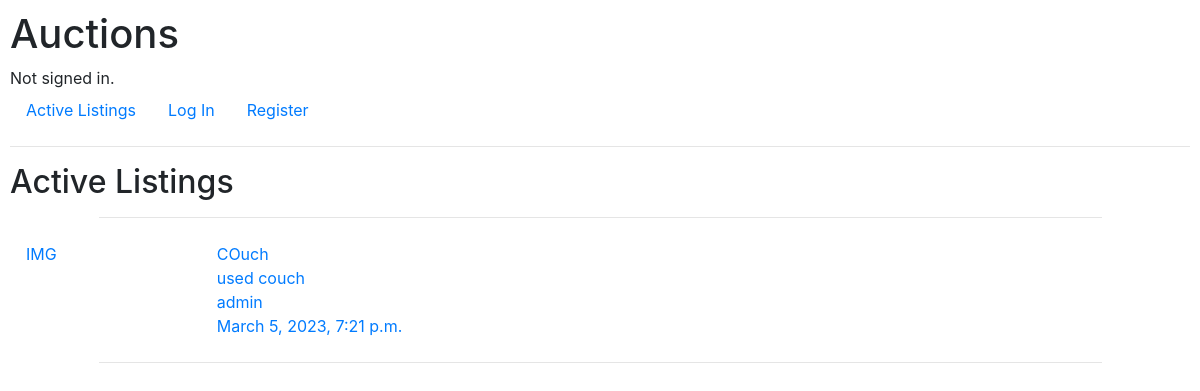
Before: / with the older database file.
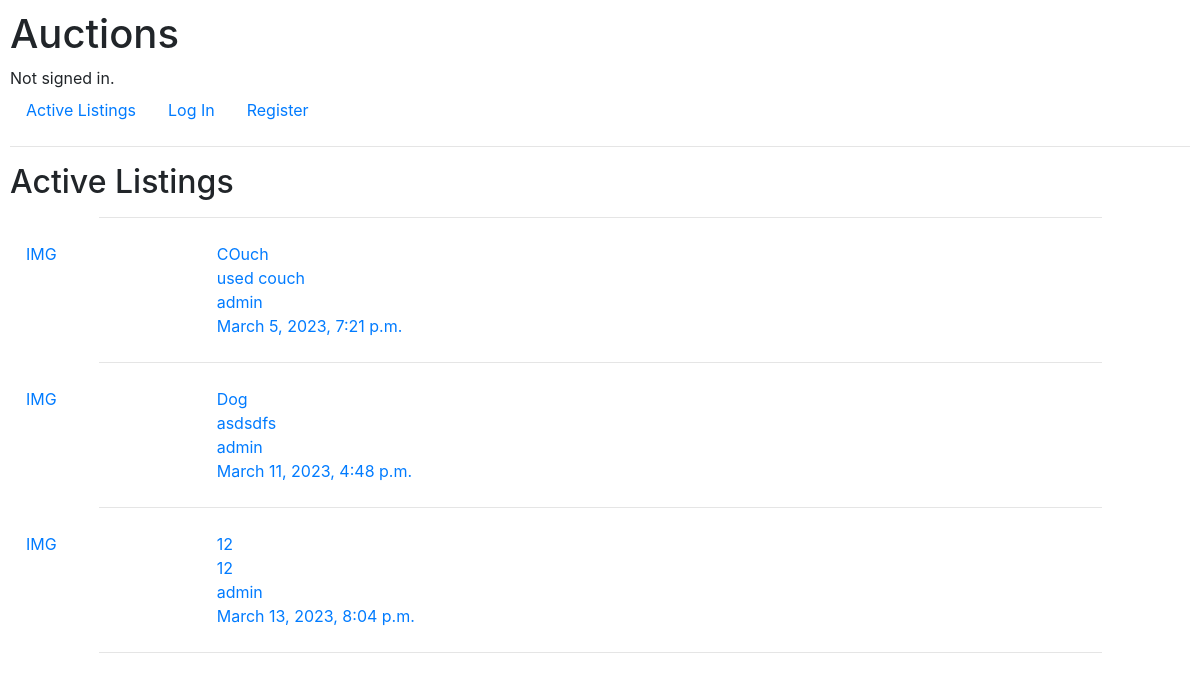
After: the same page with the newer database file.
### auctions/models.py (models this page shows, shortened)
class Listing(models.Model):
    title           = models.CharField(max_length=30)
    category        = models.ForeignKey(Category, null=True, on_delete=models.SET_NULL)
    condition       = models.ForeignKey(Condition, null=True, on_delete=models.SET_NULL)
    description     = models.TextField(max_length=300)
    start_dateTime  = models.DateTimeField(auto_now_add=True)
    end_dateTime    = models.DateTimeField(null=True, blank=True)
    seller          = models.ForeignKey(User, on_delete=models.CASCADE)
    starting_price  = models.DecimalField(max_digits=10, decimal_places=2, default=None)

class User(AbstractUser):
    pass

### auctions/views.py (the view)
# urls.py: path("", views.index, name="index"),
def index(request):
    return render(request, "auctions/index.html", {
        "listings" : Listing.objects.filter(end_dateTime__gte = datetime.datetime.now()).order_by("end_dateTime")
    })

### auctions/templates/auctions/index.html
{% extends "auctions/layout.html" %}
{% block body %}
    <h2>Active Listings</h2>
    {% for listing in listings %}
        <hr class="secondary-hr">
        <a class="nav-link" href="{% url 'listing' listing.id %}">
            <div class="listing-row">
                <div>
                    <p> IMG</p>
                </div>
                <div>
                    {{ listing.title }} <br>
                    {{ listing.description }} <br>
                    {{ listing.seller }} <br>
                    {{ listing.end_dateTime }}
                </div>
            </div>
        </a>
    {% endfor %}
    <hr class="secondary-hr">
{% endblock %}

Changed rows visible on the page:
added Listing: title "Dog", description "asdsdfs", seller "admin", end_dateTime "March 11, 2023, 4:48 p.m."
added Listing: title "12", description "12", seller "admin", end_dateTime "March 13, 2023, 8:04 p.m."
